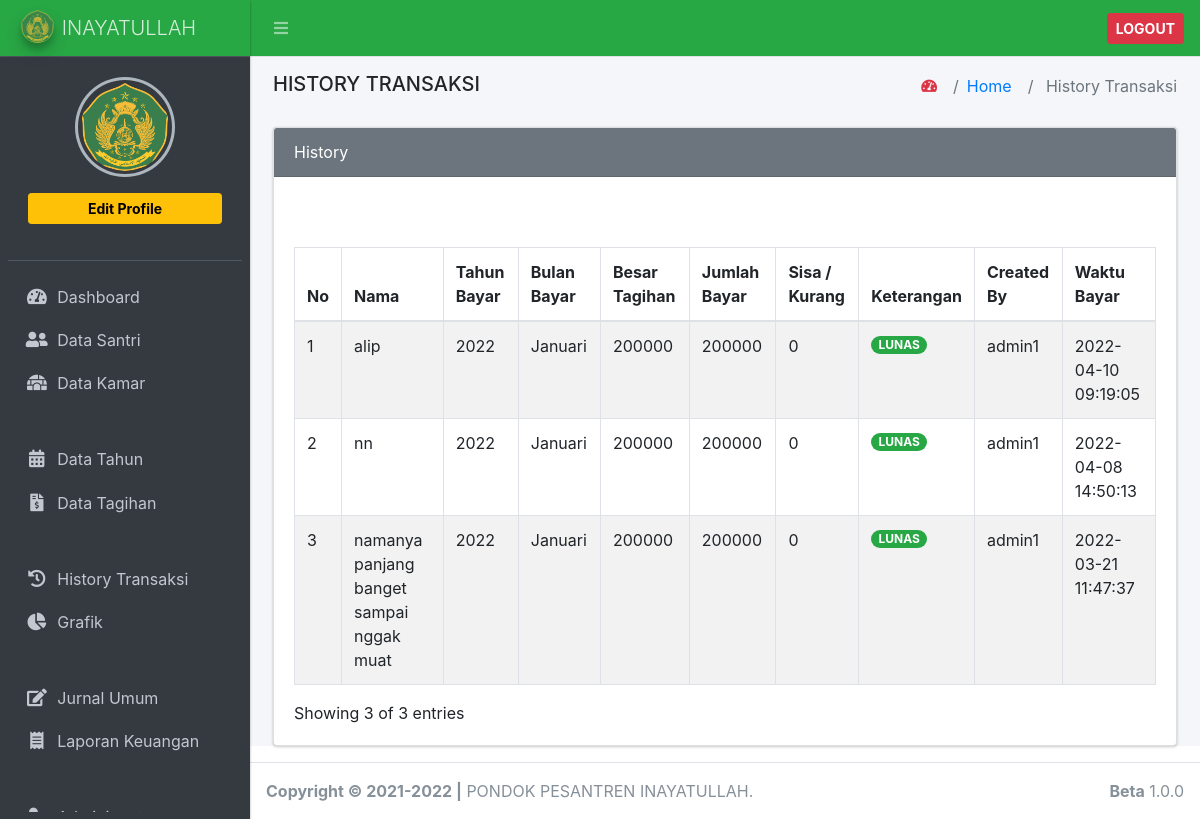
The page /index.php/history_transaksi on the database as committed earlier.
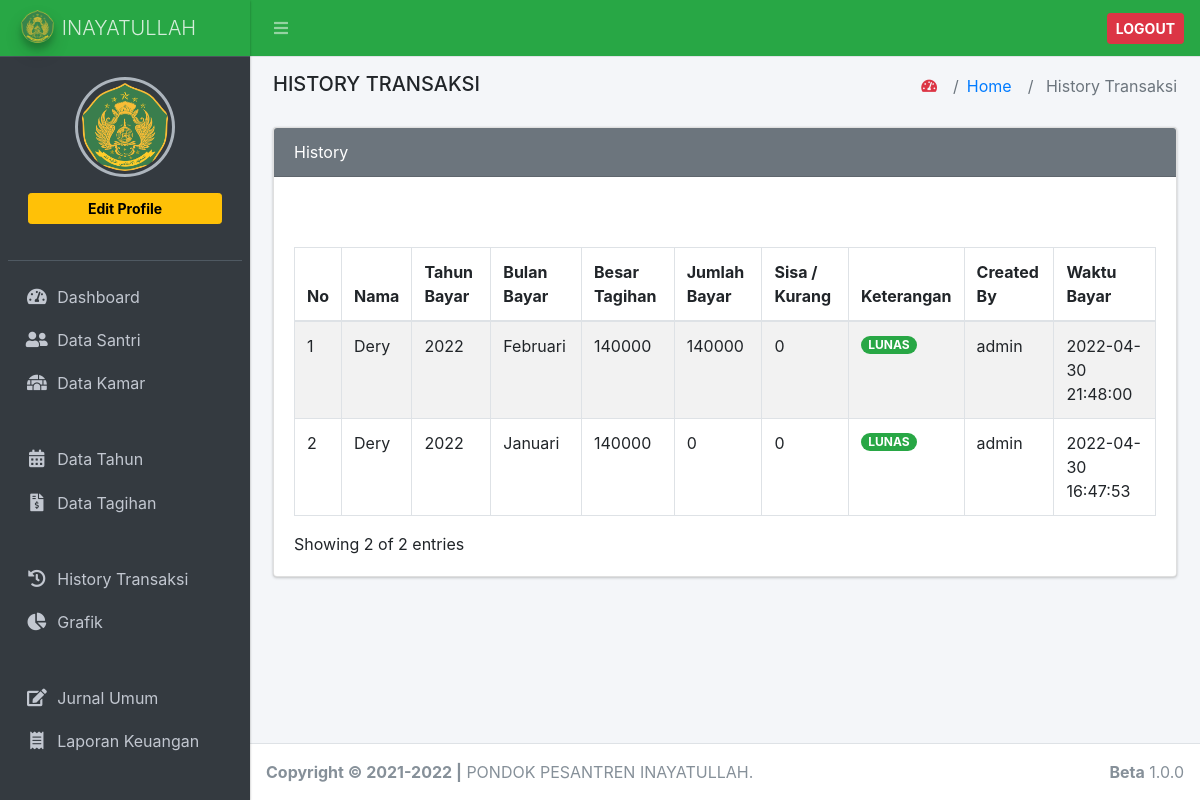
The same page on the database as committed later.
### tables this page shows
CREATE TABLE `tb_data_transaksi` (
  `id_data_transaksi` int(11) NOT NULL,
  `id_data_santri` int(11) NOT NULL,
  `id_data_tagihan` int(11) DEFAULT NULL,
  `jumlah_bayar` varchar(100) DEFAULT NULL,
  `sisa` varchar(100) DEFAULT NULL,
  `keterangan` enum('0','1') DEFAULT NULL,
  `tanggal_bayar` datetime DEFAULT NULL,
  `created_by` varchar(200) NOT NULL
);

CREATE TABLE `tb_data_santri` (
  `id` int(11) NOT NULL,
  `nama` varchar(200) NOT NULL,
  `nis` varchar(20) NOT NULL,
  `tgl_lahir` date DEFAULT NULL,
  `alamat` varchar(200) NOT NULL,
  `jenis_kelamin` enum('L','P') NOT NULL,
  `id_kamar` int(11) NOT NULL,
  `id_kelas` int(11) NOT NULL,
  `no_hp` varchar(20) NOT NULL,
  `password` varchar(20) NOT NULL,
  `tgl_masuk` date DEFAULT NULL,
  `status` enum('1','2','3','4') NOT NULL DEFAULT '1',
  `foto` varchar(200) NOT NULL
);

CREATE TABLE `tb_tahun` (
  `id_tahun` int(11) NOT NULL,
  `nama_tahun` varchar(200) NOT NULL,
  `nominal_tagihan` varchar(200) NOT NULL
);

CREATE TABLE `tb_bulan` (
  `id_bulan` int(11) NOT NULL,
  `nama_bulan` varchar(100) NOT NULL
);

CREATE TABLE `tb_data_tagihan` (
  `id` int(11) NOT NULL,
  `id_tahun` int(11) NOT NULL,
  `id_bulan` int(11) NOT NULL,
  `nominal` varchar(200) NOT NULL
);

### application/controllers/History_transaksi.php (called while the page is built, shortened)
<?php
class History_transaksi extends CI_Controller
{
	public function __construct()
	{
		$this->load->model('m_history_transaksi');
		$this->load->library('form_validation');
	}
	public function index()
	{
		$this->load->library('pagination');
		$config['base_url'] = 'http://localhost/spp_inay/history_transaksi/index/';
		$config['total_rows'] = $this->m_history_transaksi->count_search_data();
		$config['per_page'] = 10;
		$config['start'] = $this->uri->segment(3);
		$config["full_tag_open"] = ' <nav><ul class="pagination justify-content-end">';
		$config["full_tag_close"] = '</ul></nav>';
		$config['first_link'] = 'First';
		$config["first_tag_open"] = '<li class="page-item">';
		$config["first_tag_close"] = '</li>';
		$config['last_link'] = 'Last';
		$config["last_tag_open"] = '<li class="page-item">';
		$config["last_tag_close"] = '</li>';
		$config['prev_link'] = '&laquo';
		$config["prev_tag_open"] = '<li class="page-item">';
		$config["prev_tag_close"] = '</li>';
		$config['next_link'] = '&raquo;';
		$config["next_tag_open"] = '<li>';
		$config["next_tag_close"] = '</li>';
		$config["cur_tag_open"] = "<li class='page-item active'><a class='page-link' href='#'>";
		$config["cur_tag_close"] = "</a></li>";
		$config["num_tag_open"] = "<li class='page-item'>";
		$config["num_tag_close"] = "</li>";
		$config["attributes"] = array('class' => 'page-link');
		$config["num_links"] = 1;
		$this->pagination->initialize($config);
		$pagination_link = $this->pagination->create_links();
		$history_transaksi = $this->m_history_transaksi->get_search_data($config['per_page'], $config['start']);
		$data = [
			'title' => 'History Transaksi',
			'isi' => 'history_transaksi/index',
			'history_transaksi' => $history_transaksi,
			'start' => $this->uri->segment(3),
			'pagination' => $pagination_link,
			'jumlah_data' => $this->m_history_transaksi->count_search_data(),
		];
		return $this->load->view('master/index', $data);
	}
}

### index.php (called while the page is built, shortened)
<?php
require_once BASEPATH.'core/CodeIgniter.php';

### application/config/config.php (called while the page is built, shortened)
<?php
$config['base_url'] = 'http://localhost/spp_inay/';
$config['index_page'] = '';
$config['uri_protocol']    = 'REQUEST_URI';
$config['url_suffix'] = '';
$config['language']    = 'english';
$config['charset'] = 'UTF-8';
$config['enable_hooks'] = FALSE;
$config['subclass_prefix'] = 'MY_';
$config['composer_autoload'] = FALSE;
$config['permitted_uri_chars'] = 'a-z 0-9~%.:_\-';
$config['enable_query_strings'] = FALSE;
$config['controller_trigger'] = 'c';
$config['function_trigger'] = 'm';
$config['directory_trigger'] = 'd';
$config['allow_get_array'] = TRUE;
$config['log_threshold'] = 0;
$config['log_path'] = '';
$config['log_file_extension'] = '';
$config['log_file_permissions'] = 0644;
$config['log_date_format'] = 'Y-m-d H:i:s';
$config['error_views_path'] = '';
$config['cache_path'] = '';
$config['cache_query_string'] = FALSE;
$config['encryption_key'] = '';
$config['sess_driver'] = 'files';
$config['sess_cookie_name'] = 'ci_session';
$config['sess_expiration'] = 7200;
$config['sess_save_path'] = NULL;
$config['sess_match_ip'] = FALSE;
$config['sess_time_to_update'] = 300;
$config['sess_regenerate_destroy'] = FALSE;
$config['cookie_prefix']    = '';
$config['cookie_domain']    = '';
$config['cookie_path']        = '/';
$config['cookie_secure']    = FALSE;
$config['cookie_httponly']     = FALSE;
$config['standardize_newlines'] = FALSE;
$config['global_xss_filtering'] = FALSE;
$config['csrf_protection'] = FALSE;
$config['csrf_token_name'] = 'csrf_test_name';
$config['csrf_cookie_name'] = 'csrf_cookie_name';
$config['csrf_expire'] = 7200;
$config['csrf_regenerate'] = TRUE;
$config['csrf_exclude_uris'] = array();
$config['compress_output'] = FALSE;
$config['time_reference'] = 'local';
$config['rewrite_short_tags'] = FALSE;
$config['proxy_ips'] = '';

### application/models/m_history_transaksi.php (called while the page is built, shortened)
<?php
class m_history_transaksi extends CI_Model
{
	public function count_search_data()
	{
		$this->db->select('*');
		$this->db->where_not_in('tanggal_bayar','');
		return $this->db->get('tb_data_transaksi')->num_rows();
	}
	public function get_search_data($limit, $start)
	{
		$this->db->select('*');
		$this->db->join('tb_data_santri', 'tb_data_santri.id = tb_data_transaksi.id_data_santri');
		$this->db->join('tb_data_tagihan', 'tb_data_tagihan.id = tb_data_transaksi.id_data_tagihan');
		$this->db->join('tb_kamar', 'tb_kamar.id_kamar = tb_data_santri.id_kamar');
		$this->db->join('tb_kelas', 'tb_kelas.id_kelas = tb_data_santri.id_kelas');
		$this->db->join('tb_tahun', 'tb_data_tagihan.id_tahun = tb_tahun.id_tahun');
		$this->db->join('tb_bulan', 'tb_data_tagihan.id_bulan = tb_bulan.id_bulan');
		$this->db->order_by('tb_data_transaksi.tanggal_bayar', 'DESC');
		$this->db->where_not_in('tanggal_bayar','');
		return $this->db->get('tb_data_transaksi', $limit, $start)->result();
	}
}

### application/views/history_transaksi/index.php (the view, shortened to what the rows shown need)
<div class="card card-secondary">
    <div class="card-body card-outline">
        <div id="example1_wrapper" class="dataTables_wrapper dt-bootstrap4">
            <br>
            <br>
            <div class="row">
                <div class="col-sm-12">
                    <table id="example1" class="table table-bordered table-striped dataTable" role="grid" aria-describedby="example1_info">
                        <thead>
                            <tr role="row">
                                <th class="sorting_asc" tabindex="0" aria-controls="example1" rowspan="1" colspan="1" aria-sort="ascending" aria-label="No: activate to sort column descending">No</th>
                                <th class="sorting" tabindex="0" aria-controls="example1" rowspan="1" colspan="1" aria-label="Nama: activate to sort column ascending">Nama</th>
                                <th class="sorting" tabindex="0" aria-controls="example1" rowspan="1" colspan="1" aria-label="Alamat: activate to sort column ascending">Tahun Bayar</th>
                                <th class="sorting" tabindex="0" aria-controls="example1" rowspan="1" colspan="1" aria-label="Kamar: activate to sort column ascending">Bulan Bayar</th>
                                <th class="sorting" tabindex="0" aria-controls="example1" rowspan="1" colspan="1" aria-label="Kelas: activate to sort column ascending">Besar Tagihan</th>
                                <th class="sorting" tabindex="0" aria-controls="example1" rowspan="1" colspan="1" aria-label="Kelas: activate to sort column ascending">Jumlah Bayar</th>
                                <th class="sorting" tabindex="0" aria-controls="example1" rowspan="1" colspan="1" aria-label="Kelas: activate to sort column ascending">Sisa / Kurang</th>
                                <th class="sorting" tabindex="0" aria-controls="example1" rowspan="1" colspan="1" aria-label="Kelas: activate to sort column ascending">Keterangan</th>
                                <th class="sorting" tabindex="0" aria-controls="example1" rowspan="1" colspan="1" aria-label="Kelas: activate to sort column ascending">Created By</th>
                                <th class="sorting" tabindex="0" aria-controls="example1" rowspan="1" colspan="1" aria-label="Kelas: activate to sort column ascending">Waktu Bayar</th>
                            </tr>
                        </thead>
                        <tbody>
                            <?php
                            $urut = 0;
                            foreach ($history_transaksi as $ds) {
                            ?>
                                <tr role="row" class="odd">
                                    <td><?= ++$start ?></td>
                                    <td><?= $ds->nama; ?></td>
                                    <td><?= $ds->nama_tahun; ?></td>
                                    <td><?= $ds->nama_bulan; ?></td>
                                    <td><?= $ds->nominal; ?></td>
                                    <td>
                                        <?php
                                        if ($ds->jumlah_bayar >= 0) {
                                            echo $ds->jumlah_bayar;
                                        } else if ($urut == 0) { ?>
                                            <?php $urut++; ?>
                                            <a type="button" class="btn btn-sm btn-primary" data-toggle="tooltip" data-placement="top" title="Input Transaksi" href="<?= base_url('history_transaksi/add/') ?><?= $ds->id_data_transaksi ?>">Input Transaksi</a>
                                            <?php } else { ?>
                                                <a type="button" aria-disabled="true" class="btn btn-sm btn-primary disabled" data-toggle="tooltip" data-placement="top" title="Input Transaksi" href="<?= base_url('history_transaksi/add/') ?><?= $ds->id_data_transaksi ?>">Input Transaksi</a>
                                        <?php } ?>
                                    </td>
                                    <td>
                                        <?php if ($ds->sisa > 0) { ?>
                                            <?php $urut--; ?>
                                            <a href=""><?= $ds->sisa; ?></a>
                                            <!-- <button type="button" class="btn btn-default" data-toggle="modal" data-target="#modal-default">
                                                <?= $ds->sisa; ?>
                                            </button> -->
                                            <?php } else if ($ds->sisa < 0) { ?>
                                                <?php $urut--; ?>
                                                <p><?= $ds->sisa; ?></p>
                                                <?php } else { ?>
                                                    <?= $ds->sisa; ?>
                                                    <?php } ?>
                                                </td>
                                                <td>
                                            <?php
                                            if ($ds->keterangan == 1) { ?>
                                            <h6><span class="badge badge-pill badge-success">LUNAS</span></h6>
                                            <?php } elseif ($ds->keterangan == '0') { ?>
                                                <h6><span class="badge badge-pill badge-success">BELUM LUNAS</span></h6>
                                                <?php } ?>
                                            </td>
                                            <td><?= $ds->created_by; ?></td>
                                            <td><?= $ds->tanggal_bayar; ?></td>
                                        </tr>
                                        <?php
                            } ?>
                        </tbody>
                    </table>
                </div>
            </div>
        </div>
    </div>
</div>

Rows that differ between the two databases and show on the page:
removed tb_data_transaksi: id_data_santri.nama "alip", tb_tahun.nama_tahun "2022", tb_bulan.nama_bulan "Januari", id_data_tagihan.nominal "200000", jumlah_bayar "200000", sisa "0", keterangan "LUNAS", created_by "admin1", tanggal_bayar "2022-04-10 09:19:05"
removed tb_data_transaksi: id_data_santri.nama "nn", tb_tahun.nama_tahun "2022", tb_bulan.nama_bulan "Januari", id_data_tagihan.nominal "200000", jumlah_bayar "200000", sisa "0", keterangan "LUNAS", created_by "admin1", tanggal_bayar "2022-04-08 14:50:13"
removed tb_data_transaksi: id_data_santri.nama "namanya panjang banget sampai nggak muat", tb_tahun.nama_tahun "2022", tb_bulan.nama_bulan "Januari", id_data_tagihan.nominal "200000", jumlah_bayar "200000", sisa "0", keterangan "LUNAS", created_by "admin1", tanggal_bayar "2022-03-21 11:47:37"
added tb_data_transaksi: id_data_santri.nama "Dery", tb_tahun.nama_tahun "2022", tb_bulan.nama_bulan "Februari", id_data_tagihan.nominal "140000", jumlah_bayar "140000", sisa "0", keterangan "LUNAS", created_by "admin", tanggal_bayar "2022-04-30 21:48:00"
added tb_data_transaksi: id_data_santri.nama "Dery", tb_tahun.nama_tahun "2022", tb_bulan.nama_bulan "Januari", id_data_tagihan.nominal "140000", jumlah_bayar "0", sisa "0", keterangan "LUNAS", created_by "admin", tanggal_bayar "2022-04-30 16:47:53"
Other text that changed with them:
$no: "3" → "2"
$jumlah_data: "3" → "2"
